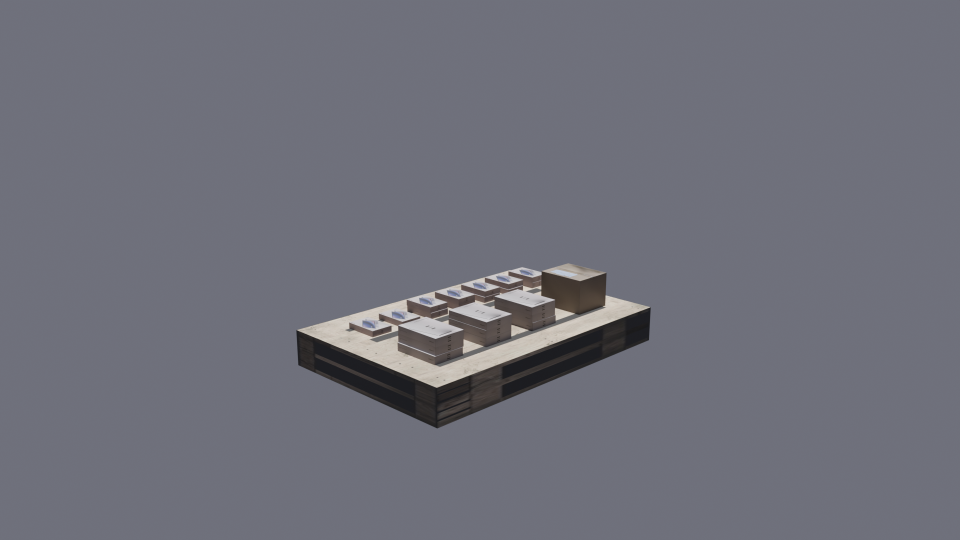
#> input picture left.png, 1920 x 1080 px (shown at 1/2 size)
$ python -i process_dataset.py   (imports and definitions only)
#> lines starting #> are read from the running program, lines starting #| are printed output that depends on the picture
#> in crop_resize_save, img is the input picture: PIL image 1920x1080 RGBA; mean R, G, B, A 110.5, 111.6, 121.8, 255
import os
import shutil
from glob import glob
import random
import numpy as np
import pandas as pd
from PIL import Image, ImageEnhance
import math


CROP_BOX = (407, 40, 407 + 1060, 40 + 1060)
RANDOM_SEED = 42
IMG_SIZE = (224, 224)
AUG_MULTIPLIER = 2


folders = {
    'original': 'images',
    'generated': 'box_dataset'
}

unified_dir = 'unified_dataset'

def ensure_rgb_no_alpha(img: Image.Image) -> Image.Image:
    if img.mode in ('RGBA', 'LA'):
        bg = Image.new('RGB', img.size, (255, 255, 255))
#> bg: PIL image 1920x1080 RGB; every value is 255
        if img.mode == 'RGBA':
            bg.paste(img, mask=img.split()[3])
        else:
            tmp = img.convert('RGBA')
            bg.paste(tmp, mask=tmp.split()[3])
        return bg
    if img.mode == 'P':
        return img.convert('RGB')
    return img.convert('RGB')

def crop_resize(image: Image.Image) -> Image.Image:
    cropped = image.crop(CROP_BOX)
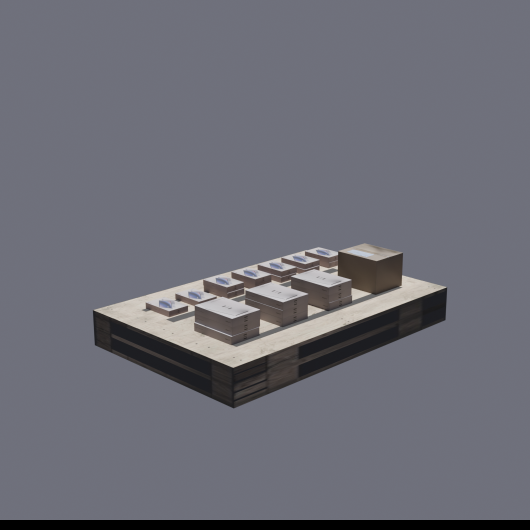
#> cropped: PIL image 1060x1060 RGB (shown at 1/2 size); mean R, G, B 108.3, 109, 118.2
    resized = cropped.resize(IMG_SIZE, Image.Resampling.LANCZOS)
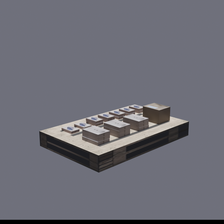
#> resized: PIL image 224x224 RGB; mean R, G, B 108.5, 108.8, 118
    return resized.convert('RGB')

def crop_resize_save(image_path: str, output_path: str) -> bool:
    try:
        with Image.open(image_path) as img:
            img = ensure_rgb_no_alpha(img)
            out = crop_resize(img)
            os.makedirs(os.path.dirname(output_path), exist_ok=True)
            out.save(output_path, format='JPEG', quality=95)
            return True
    except Exception as e:
        print(f"Ошибка при обработке {image_path}: {e}")
        return False

# [12 lines left out: function parse_pallet_name, not called in this run]

def adjust_brightness(img: Image.Image, factor: float) -> Image.Image:
    return ImageEnhance.Brightness(img).enhance(factor)

def adjust_contrast(img: Image.Image, factor: float) -> Image.Image:
    return ImageEnhance.Contrast(img).enhance(factor)

# [26 lines left out: functions color_temperature, add_soft_shadow, not called in this run]

def slight_rotate(img: Image.Image, degrees: float) -> Image.Image:
    return img.rotate(degrees, resample=Image.Resampling.BICUBIC, expand=False, fillcolor=(255, 255, 255))

# [29 lines left out: functions slight_perspective, add_gaussian_noise, augment_presets, not called in this run]

def save_image(img: Image.Image, path: str):
    os.makedirs(os.path.dirname(path), exist_ok=True)
    img.convert('RGB').save(path, format='JPEG', quality=95)


# [143 lines left out: function process_dataset, not called in this run]

# [2 lines not run here, left out]

>>> result = crop_resize_save('left.png', 'out.png')
